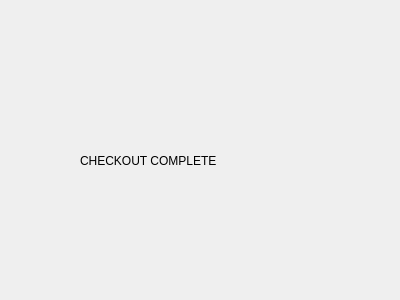
<?xml version="1.0" encoding="UTF-8"?>
<ui version="4.0">
 <class>final</class>
 <widget class="QDialog" name="final">
  <property name="geometry">
   <rect>
    <x>0</x>
    <y>0</y>
    <width>400</width>
    <height>300</height>
   </rect>
  </property>
  <property name="windowTitle">
   <string>Dialog</string>
  </property>
  <widget class="QLabel" name="label">
   <property name="geometry">
    <rect>
     <x>80</x>
     <y>120</y>
     <width>221</width>
     <height>81</height>
    </rect>
   </property>
   <property name="text">
    <string>CHECKOUT COMPLETE</string>
   </property>
  </widget>
 </widget>
 <resources/>
 <connections/>
</ui>
